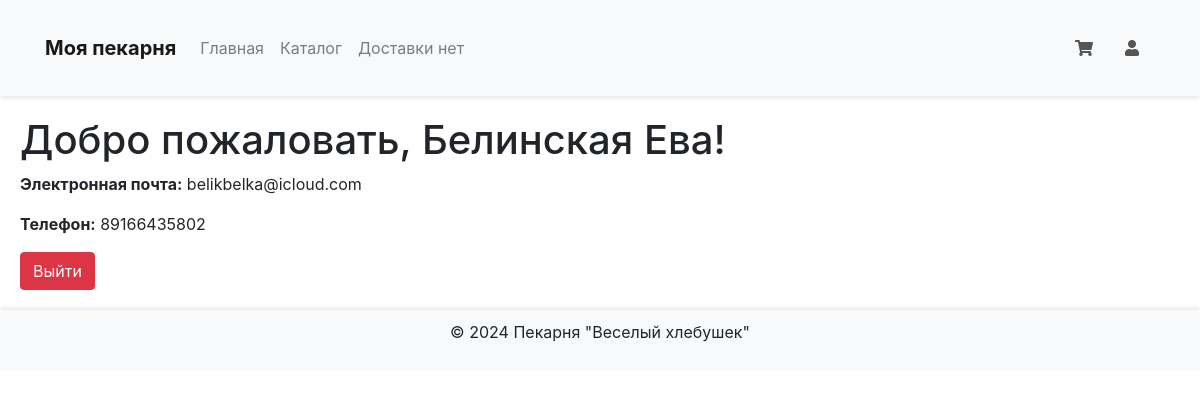
/profile/ (signed in), run on the app's committed database.
### bakery_app/models.py (models this page shows, shortened)
class Customer(AbstractUser):
    full_name = models.CharField(max_length=255)
    phone = models.CharField(max_length=15, unique=True)
    deliveries = models.ManyToManyField('Delivery', related_name='customers')
    @property
    def latest_delivery(self):
        return self.delivery_set.last()

### bakery_app/views.py (the view)
# urls.py: path('profile/', views.profile_view, name='profile'),  # Маршрут для страницы профиля
def profile_view(request):
    if not request.user.is_authenticated:
        return redirect('login')
    customer = request.user
    return render(request, 'bakery_app/profile.html', {'customer': customer})

### bakery_app/templates/bakery_app/profile.html (shortened to what this page needs)
{% extends 'bakery_app/base.html' %}
{% block content %}
<h1>Добро пожаловать, {{ customer.full_name }}!</h1>
<p><strong>Электронная почта:</strong> {{ customer.email }}</p>
<p><strong>Телефон:</strong> {{ customer.phone }}</p>
<a href="{% url 'logout' %}" class="btn btn-danger">Выйти</a>
{% endblock %}

### bakery_app/static/css/styles.css (style rules this page uses)
body { font-family: Arial, sans-serif; margin: 0; padding: 0; }

### data on the page
Customer: full_name "Белинская Ева", email "belikbelka@icloud.com", phone "89166435802"
